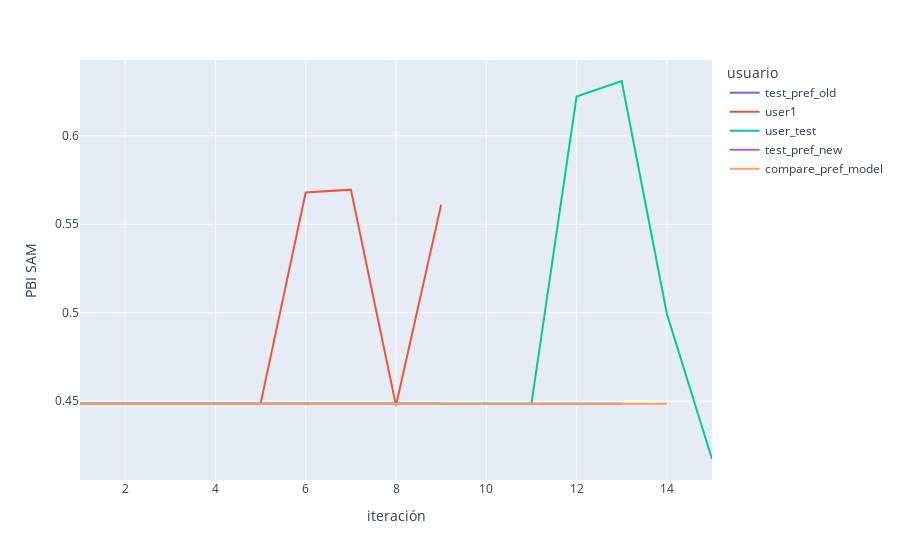
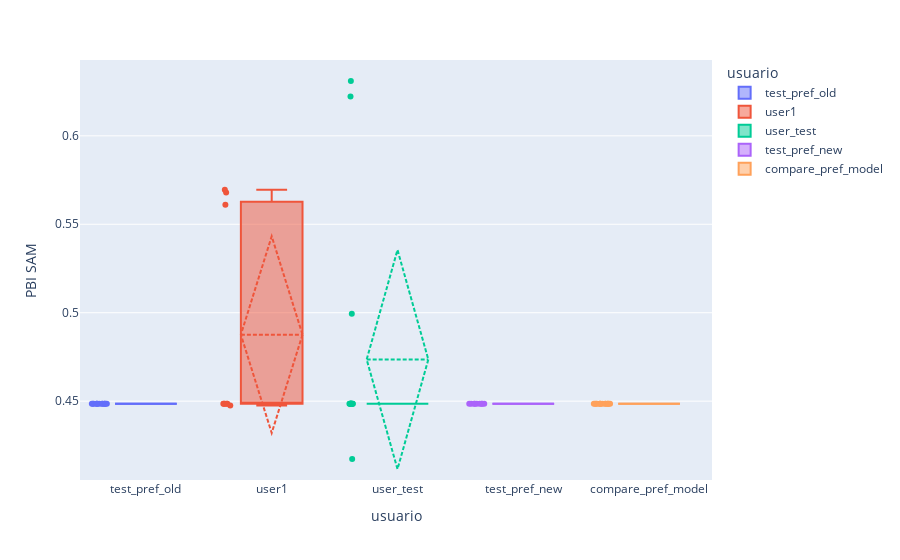

Here is the notebook cell these charts were saved with, in order:
### Markdown cell above
PBI

### Code cell
fig = px.line(data_front, x="iteración", y="PBI SAM", color="usuario")
# fig.update_layout(showlegend=False)
# fig.update_layout(yaxis=dict(range=[0.4,0.8]))
# fig.write_image(f"{dir_out_r}/pbi_max_by_front SAM.pdf")
fig.show()

fig = px.box(data_front, y="PBI SAM", x="usuario", color="usuario", points="all")
# fig.update_layout(showlegend=False)
fig.update_traces(boxmean="sd")
# fig.write_image(f"{dir_out_r}/box_plot_pbi.pdf")
fig.show()

### Figure 1 — Plotly figure (JSON) as saved in the notebook; plotly's stock layout.template omitted (floating-point values rounded to 4 significant figures)
{"data": [{"hovertemplate": "usuario=test_pref_old<br>iteración=%{x}<br>PBI SAM=%{y}<extra></extra>", "legendgroup": "test_pref_old", "line": {"color": "#636efa", "dash": "solid"}, "marker": {"symbol": "circle"}, "mode": "lines", "name": "test_pref_old", "orientation": "v", "showlegend": true, "type": "scatter", "x": [1, 2, 3, 4, 5, 6, 7, 8, 9, 10, 11, 12, 13], "xaxis": "x", "y": [0.4485, 0.4485, 0.4485, 0.4485, 0.4485, 0.4485, 0.4485, 0.4485, 0.4485, 0.4485, 0.4485, 0.4485, 0.4485], "yaxis": "y"}, {"hovertemplate": "usuario=user1<br>iteración=%{x}<br>PBI SAM=%{y}<extra></extra>", "legendgroup": "user1", "line": {"color": "#EF553B", "dash": "solid"}, "marker": {"symbol": "circle"}, "mode": "lines", "name": "user1", "orientation": "v", "showlegend": true, "type": "scatter", "x": [1, 2, 3, 4, 5, 6, 7, 8, 9], "xaxis": "x", "y": [0.4485, 0.4485, 0.4485, 0.4485, 0.4485, 0.568, 0.5696, 0.4475, 0.561], "yaxis": "y"}, {"hovertemplate": "usuario=user_test<br>iteración=%{x}<br>PBI SAM=%{y}<extra></extra>", "legendgroup": "user_test", "line": {"color": "#00cc96", "dash": "solid"}, "marker": {"symbol": "circle"}, "mode": "lines", "name": "user_test", "orientation": "v", "showlegend": true, "type": "scatter", "x": [1, 2, 3, 4, 5, 6, 7, 8, 9, 10, 11, 12, 13, 14, 15], "xaxis": "x", "y": [0.4485, 0.4485, 0.4485, 0.4485, 0.4485, 0.4485, 0.4485, 0.4485, 0.4485, 0.4485, 0.4485, 0.6222, 0.631, 0.4994, 0.4173], "yaxis": "y"}, {"hovertemplate": "usuario=test_pref_new<br>iteración=%{x}<br>PBI SAM=%{y}<extra></extra>", "legendgroup": "test_pref_new", "line": {"color": "#ab63fa", "dash": "solid"}, "marker": {"symbol": "circle"}, "mode": "lines", "name": "test_pref_new", "orientation": "v", "showlegend": true, "type": "scatter", "x": [1, 2, 3, 4, 5, 6, 7, 8, 9], "xaxis": "x", "y": [0.4485, 0.4485, 0.4485, 0.4485, 0.4485, 0.4485, 0.4485, 0.4485, 0.4485], "yaxis": "y"}, {"hovertemplate": "usuario=compare_pref_model<br>iteración=%{x}<br>PBI SAM=%{y}<extra></extra>", "legendgroup": "compare_pref_model", "line": {"color": "#FFA15A", "dash": "solid"}, "marker": {"symbol": "circle"}, "mode": "lines", "name": "compare_pref_model", "orientation": "v", "showlegend": true, "type": "scatter", "x": [1, 2, 3, 4, 5, 6, 7, 8, 9, 10, 11, 12, 13, 14], "xaxis": "x", "y": [0.4485, 0.4485, 0.4485, 0.4485, 0.4485, 0.4485, 0.4485, 0.4485, 0.4485, 0.4485, 0.4485, 0.4485, 0.4485, 0.4485], "yaxis": "y"}], "layout": {"legend": {"title": {"text": "usuario"}, "tracegroupgap": 0}, "margin": {"t": 60}, "xaxis": {"anchor": "y", "domain": [0, 1], "title": {"text": "iteración"}}, "yaxis": {"anchor": "x", "domain": [0, 1], "title": {"text": "PBI SAM"}}}}

### Figure 2 — Plotly figure (JSON) as saved in the notebook; plotly's stock layout.template omitted (floating-point values rounded to 4 significant figures)
{"data": [{"alignmentgroup": "True", "boxmean": "sd", "boxpoints": "all", "hovertemplate": "usuario=%{x}<br>PBI SAM=%{y}<extra></extra>", "legendgroup": "test_pref_old", "marker": {"color": "#636efa"}, "name": "test_pref_old", "notched": false, "offsetgroup": "test_pref_old", "orientation": "v", "showlegend": true, "type": "box", "x": ["test_pref_old", "test_pref_old", "test_pref_old", "test_pref_old", "test_pref_old", "test_pref_old", "test_pref_old", "test_pref_old", "test_pref_old", "test_pref_old", "test_pref_old", "test_pref_old", "test_pref_old"], "x0": " ", "xaxis": "x", "y": [0.4485, 0.4485, 0.4485, 0.4485, 0.4485, 0.4485, 0.4485, 0.4485, 0.4485, 0.4485, 0.4485, 0.4485, 0.4485], "y0": " ", "yaxis": "y"}, {"alignmentgroup": "True", "boxmean": "sd", "boxpoints": "all", "hovertemplate": "usuario=%{x}<br>PBI SAM=%{y}<extra></extra>", "legendgroup": "user1", "marker": {"color": "#EF553B"}, "name": "user1", "notched": false, "offsetgroup": "user1", "orientation": "v", "showlegend": true, "type": "box", "x": ["user1", "user1", "user1", "user1", "user1", "user1", "user1", "user1", "user1"], "x0": " ", "xaxis": "x", "y": [0.4485, 0.4485, 0.4485, 0.4485, 0.4485, 0.568, 0.5696, 0.4475, 0.561], "y0": " ", "yaxis": "y"}, {"alignmentgroup": "True", "boxmean": "sd", "boxpoints": "all", "hovertemplate": "usuario=%{x}<br>PBI SAM=%{y}<extra></extra>", "legendgroup": "user_test", "marker": {"color": "#00cc96"}, "name": "user_test", "notched": false, "offsetgroup": "user_test", "orientation": "v", "showlegend": true, "type": "box", "x": ["user_test", "user_test", "user_test", "user_test", "user_test", "user_test", "user_test", "user_test", "user_test", "user_test", "user_test", "user_test", "user_test", "user_test", "user_test"], "x0": " ", "xaxis": "x", "y": [0.4485, 0.4485, 0.4485, 0.4485, 0.4485, 0.4485, 0.4485, 0.4485, 0.4485, 0.4485, 0.4485, 0.6222, 0.631, 0.4994, 0.4173], "y0": " ", "yaxis": "y"}, {"alignmentgroup": "True", "boxmean": "sd", "boxpoints": "all", "hovertemplate": "usuario=%{x}<br>PBI SAM=%{y}<extra></extra>", "legendgroup": "test_pref_new", "marker": {"color": "#ab63fa"}, "name": "test_pref_new", "notched": false, "offsetgroup": "test_pref_new", "orientation": "v", "showlegend": true, "type": "box", "x": ["test_pref_new", "test_pref_new", "test_pref_new", "test_pref_new", "test_pref_new", "test_pref_new", "test_pref_new", "test_pref_new", "test_pref_new"], "x0": " ", "xaxis": "x", "y": [0.4485, 0.4485, 0.4485, 0.4485, 0.4485, 0.4485, 0.4485, 0.4485, 0.4485], "y0": " ", "yaxis": "y"}, {"alignmentgroup": "True", "boxmean": "sd", "boxpoints": "all", "hovertemplate": "usuario=%{x}<br>PBI SAM=%{y}<extra></extra>", "legendgroup": "compare_pref_model", "marker": {"color": "#FFA15A"}, "name": "compare_pref_model", "notched": false, "offsetgroup": "compare_pref_model", "orientation": "v", "showlegend": true, "type": "box", "x": ["compare_pref_model", "compare_pref_model", "compare_pref_model", "compare_pref_model", "compare_pref_model", "compare_pref_model", "compare_pref_model", "compare_pref_model", "compare_pref_model", "compare_pref_model", "compare_pref_model", "compare_pref_model", "compare_pref_model", "compare_pref_model"], "x0": " ", "xaxis": "x", "y": [0.4485, 0.4485, 0.4485, 0.4485, 0.4485, 0.4485, 0.4485, 0.4485, 0.4485, 0.4485, 0.4485, 0.4485, 0.4485, 0.4485], "y0": " ", "yaxis": "y"}], "layout": {"boxmode": "overlay", "legend": {"title": {"text": "usuario"}, "tracegroupgap": 0}, "margin": {"t": 60}, "xaxis": {"anchor": "y", "categoryarray": ["test_pref_old", "user1", "user_test", "test_pref_new", "compare_pref_model"], "categoryorder": "array", "domain": [0, 1], "title": {"text": "usuario"}}, "yaxis": {"anchor": "x", "domain": [0, 1], "title": {"text": "PBI SAM"}}}}
